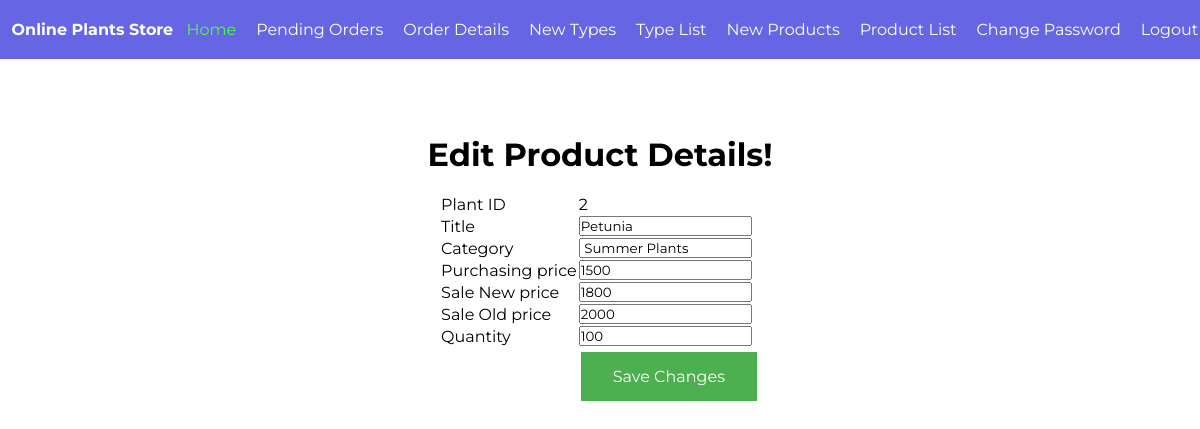
The app's page /admin/editproduct.php?id=2 with its own data.
### tables this page shows
CREATE TABLE `products` (
  `id` int(10) NOT NULL,
  `title` varchar(150) NOT NULL,
  `category` varchar(150) NOT NULL,
  `description` varchar(255) NOT NULL,
  `purchasing_price` int(10) NOT NULL,
  `salling_old_price` int(10) NOT NULL,
  `selling_new_price` int(10) NOT NULL,
  `qty` int(10) NOT NULL,
  `status` varchar(100) NOT NULL,
  `product_type` varchar(100) NOT NULL,
  `photo` longblob NOT NULL
);

### admin/editproduct.php (the view, shortened to what this page needs)
<?php include '../config.php';
$id= $_GET['id'];
$title="";
$category="";
$purchasing_price=0;
$salling_old_price=0;
$selling_new_price=0;
$quantity=0;
$result = $con->query("SELECT * FROM `products` where  `id`='$id'");
if($result->num_rows > 0)
{
	while($row = $result->fetch_assoc())
	{
	    $title= $row['title'];
        $category= $row['category'];
        $purchasing_price= $row['purchasing_price'];
        $salling_old_price= $row['salling_old_price'];
        $selling_new_price= $row['selling_new_price'];
        $quantity= $row['qty'];
}
}
?>
 <?php include("header.php")?>
<br><br><br><br>
<center>
<h1>
Edit Product Details!
</h1>
<br>
<form action="editproduct.php?id=<?php echo $id; ?>" method="post">
<table>
<tr><td>Plant ID</td><td><?php echo $id; ?></td></tr>
<tr><td>Title</td><td><input type="Text" name="title" value="<?php echo $title; ?>"></td></tr>
<tr><td>Category</td><td><input type="Text" name="category" value="<?php echo $category; ?>"></td></tr>
<tr><td>Purchasing price</td><td><input type="number" name="purchasing_price" value="<?php echo $purchasing_price; ?>"></td></tr>
<tr><td>Sale New price</td><td><input type="number" name="selling_new_price" value="<?php echo $selling_new_price; ?>"></td></tr>
<tr><td>Sale Old price</td><td><input type="number" name="salling_old_price" value="<?php echo $salling_old_price; ?>"></td></tr>
<tr><td>Quantity</td><td><input type="number" name="quantity" value="<?php echo $quantity; ?>"></td></tr>
<tr><td></td><td><input class="button1" type="submit" name="submit" value="Save Changes"></td></tr>
</table>
</form>
</center>
</body>
</html>

### assets/mystyle.css (style rules this page uses)
* { padding: 0; margin: 0; font-family: 'Montserrat', sans-serif; }
html body { max-width: 100%; overflow-x: hidden; }
.button1 { background-color: #4CAF50; border: none; color: white; padding: 15px 32px; text-align: center; text-decoration: none; display: inline-block; font-size: 16px; margin: 4px 2px; cursor: pointer; }

### records on screen
products: title "Petunia", category "Summer Plants", purchasing_price "1500", selling_new_price "1800", salling_old_price "2000", quantity "100"

### other values on screen
$id "2"
